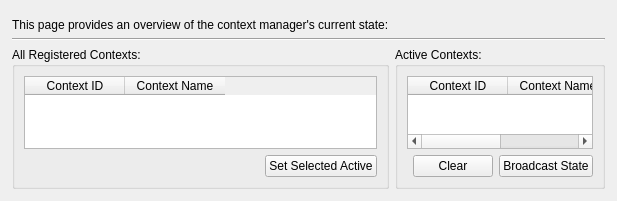
          <widget class="QWidget" name="pageContexts">
           <property name="geometry">
            <rect>
             <x>0</x>
             <y>0</y>
             <width>568</width>
             <height>201</height>
            </rect>
           </property>
           <attribute name="label">
            <string>Contexts</string>
           </attribute>
           <layout class="QGridLayout" name="gridLayout_29">
            <property name="leftMargin">
             <number>3</number>
            </property>
            <property name="topMargin">
             <number>3</number>
            </property>
            <property name="rightMargin">
             <number>3</number>
            </property>
            <property name="bottomMargin">
             <number>3</number>
            </property>
            <item row="0" column="0">
             <widget class="QWidget" name="widgetContextsHolder" native="true"/>
            </item>
            <item row="1" column="0">
             <widget class="QWidget" name="widgetContextsContents" native="true">
              <layout class="QGridLayout" name="gridLayout_13">
               <item row="0" column="0">
                <widget class="QLabel" name="label_6">
                 <property name="text">
                  <string>This page provides an overview of the context manager's current state:</string>
                 </property>
                </widget>
               </item>
               <item row="1" column="0" colspan="2">
                <widget class="Line" name="line_6">
                 <property name="orientation">
                  <enum>Qt::Horizontal</enum>
                 </property>
                </widget>
               </item>
               <item row="2" column="0">
                <widget class="QGroupBox" name="groupBox_5">
                 <property name="title">
                  <string>All Registered Contexts:</string>
                 </property>
                 <layout class="QGridLayout" name="gridLayout_12">
                  <item row="0" column="0" colspan="2">
                   <widget class="QTableWidget" name="tableContextsAll">
                    <column>
                     <property name="text">
                      <string>Context ID</string>
                     </property>
                    </column>
                    <column>
                     <property name="text">
                      <string>Context Name</string>
                     </property>
                    </column>
                   </widget>
                  </item>
                  <item row="1" column="0">
                   <spacer name="horizontalSpacer_8">
                    <property name="orientation">
                     <enum>Qt::Horizontal</enum>
                    </property>
                    <property name="sizeHint" stdset="0">
                     <size>
                      <width>261</width>
                      <height>20</height>
                     </size>
                    </property>
                   </spacer>
                  </item>
                  <item row="1" column="1">
                   <widget class="QPushButton" name="btnContextSetActive">
                    <property name="text">
                     <string>Set Selected Active</string>
                    </property>
                   </widget>
                  </item>
                 </layout>
                </widget>
               </item>
               <item row="2" column="1">
                <widget class="QGroupBox" name="groupBox_6">
                 <property name="title">
                  <string>Active Contexts:</string>
                 </property>
                 <layout class="QGridLayout" name="gridLayout_11">
                  <item row="0" column="0" colspan="3">
                   <widget class="QTableWidget" name="tableContextsActive">
                    <column>
                     <property name="text">
                      <string>Context ID</string>
                     </property>
                    </column>
                    <column>
                     <property name="text">
                      <string>Context Name</string>
                     </property>
                    </column>
                   </widget>
                  </item>
                  <item row="1" column="0">
                   <spacer name="horizontalSpacer_7">
                    <property name="orientation">
                     <enum>Qt::Horizontal</enum>
                    </property>
                    <property name="sizeHint" stdset="0">
                     <size>
                      <width>195</width>
                      <height>20</height>
                     </size>
                    </property>
                   </spacer>
                  </item>
                  <item row="1" column="1">
                   <widget class="QPushButton" name="btnContextsClear">
                    <property name="text">
                     <string>Clear</string>
                    </property>
                   </widget>
                  </item>
                  <item row="1" column="2">
                   <widget class="QPushButton" name="btnContextsBroadcast">
                    <property name="text">
                     <string>Broadcast State</string>
                    </property>
                   </widget>
                  </item>
                 </layout>
                </widget>
               </item>
              </layout>
             </widget>
            </item>
           </layout>
          </widget>
